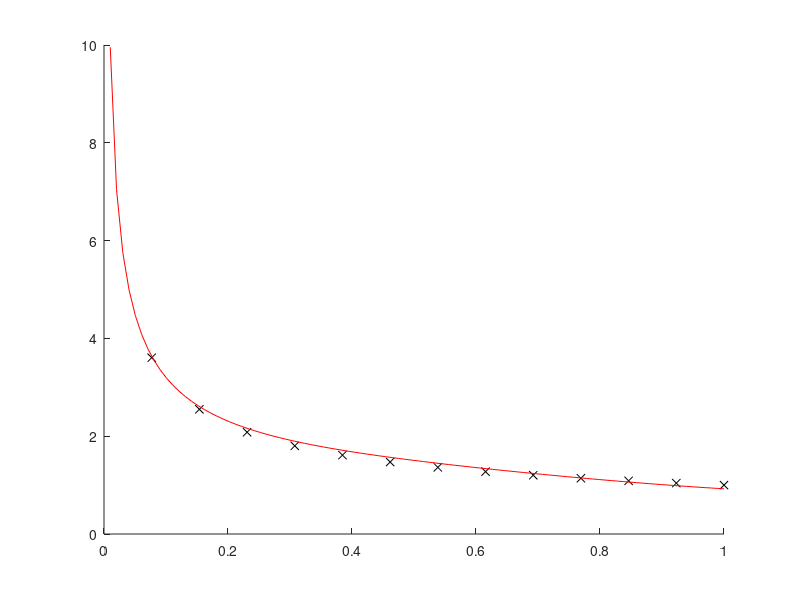

Source code (MATLAB): (Note: this script raises an error after producing the figure.)
function patchAbsolute(x,y,varargin)
%% No-Input Example
if nargin == 0 
    close all ; 
    if exist('figGen','file') , [~,~] = figGen ; else , figure ; axes ; hold all ; end
    plot(linspace(0,1,14),linspace(0,1,14).^-0.5,'Color','k','LineStyle','none','Marker','x') ; plot(linspace(0,1),linspace(0,1).^-0.5+.1*sin(4*linspace(0,1)),'r') ; 
    x = 4*[0.0418338000000000	0.00515620000000000	0.00515620000000000	0	0	0.00889000000000000	0.00889000000000000	0.0241300000000000	0.0241300000000000	0.0469900000000000	0.0469900000000000	0.0428752000000000	0.0802132000000000	0.0795782000000000	0.0425450000000000	0.0425450000000000	0.0386842000000000	0.0315976000000000	0.00995680000000000	0.00541020000000000	0.0427482000000000	0.0418338000000000] ; 
    y = 4*[0	-0.0470408000000000	-0.0377952000000000	-0.0377952000000000	-0.0494792000000000	-0.0494792000000000	-0.0504952000000000	-0.0504952000000000	-0.0507492000000000	-0.0507492000000000	-0.0458724000000000	-0.0477774000000000	0	0	-0.0473456000000000	-0.0423672000000000	-0.0423672000000000	-0.0456692000000000	-0.0456692000000000	-0.0477774000000000	0	0] ; 
end

%% Optional Inputs
p = inputParser() ; 
% Plotting
addParameter(p,'Scale',1) ; 
addParameter(p,'Corner','tr') ; 
addParameter(p,'ax',gca()) ; 
addParameter(p,'fg',gcf()) ; 
addParameter(p,'Free',false) ; 
addParameter(p,'Equal',true) ; 
addParameter(p,'Padded',true) ; 
addParameter(p,'Padding',0.02) ; 
addParameter(p,'Debug',false) ; 
% Colours
addParameter(p,'Color',[1,1,1]*0) ; 
addParameter(p,'EdgeColor',[]) ; 
addParameter(p,'Alpha',1) ; 
addParameter(p,'LineStyle','none') ; 
addParameter(p,'LineWidth',2) ; 
% Parse
parse(p,varargin{:}) ; 
% Plotting
scaleFactor = p.Results.Scale ; x = x*scaleFactor ; y = y*scaleFactor ; x = x-min(x) ; y = y-min(y) ; 
cornerCase = p.Results.Corner ; 
ax = p.Results.ax ; 
fg = p.Results.fg ; 
freeBool = p.Results.Free ; if length(freeBool)>1 , freeLoc = freeBool ; freeBool = true ; else , if freeBool , warning("What?") ; end , end
equalBool = p.Results.Equal ; 
paddedBool = p.Results.Padded ; 
padding = p.Results.Padding ; 
debugBool = p.Results.Debug ; 
% Colours
faceColor = p.Results.Color ; 
edgeColor = p.Results.EdgeColor ; if isempty(edgeColor) , edgeColor = faceColor ; end
faceAlpha = p.Results.Alpha ; 
lineStyle = p.Results.LineStyle ; 
lineWidth = p.Results.LineWidth ; 

%% Equal Axes
if equalBool
    y = y*(fg.Position(3)/fg.Position(4)) ; 
    xpadding = padding ; ypadding = padding*(fg.Position(3)/fg.Position(4)) ; 
else
    xpadding = padding ; ypadding = padding ; 
end

%% Fake Axes
axFake = axes('Position',ax.Position,'XAxisLocation','bottom','YAxisLocation','right','Color','none','Parent',fg) ; 
axFake.Interactions = [] ; 
% Location
if freeBool
    X1 = freeLoc(1) ; 
    X2 = freeLoc(1)+freeLoc(3) ; 
    Y1 = freeLoc(2) ; 
    Y2 = freeLoc(2)+freeLoc(4) ; 
else
    switch cornerCase
        case "tl"
            X1 = ax.Position(1) ; 
            X2 = ax.Position(1)+max(x) ; 
            Y1 = ax.Position(2)+ax.Position(4)-max(y) ; 
            Y2 = ax.Position(2)+ax.Position(4) ; 
            if paddedBool , X1=X1+xpadding ; X2=X2+xpadding ; Y1=Y1-ypadding ; Y2=Y2-ypadding ; end
        case "tr"
            X1 = ax.Position(1)+ax.Position(3)-max(x) ; 
            X2 = ax.Position(1)+ax.Position(3) ; 
            Y1 = ax.Position(2)+ax.Position(4)-max(y) ; 
            Y2 = ax.Position(2)+ax.Position(4) ; 
            if paddedBool , X1=X1-xpadding ; X2=X2-xpadding ; Y1=Y1-ypadding ; Y2=Y2-ypadding ; end
        case "bl"
            X1 = ax.Position(1) ; 
            X2 = ax.Position(1)+max(x) ; 
            Y1 = ax.Position(2) ; 
            Y2 = ax.Position(2)+max(y) ; 
            if paddedBool , X1=X1+xpadding ; X2=X2+xpadding ; Y1=Y1+ypadding ; Y2=Y2+ypadding ; end
        case "br"
            X1 = ax.Position(1)+ax.Position(3)-max(x) ; 
            X2 = ax.Position(1)+ax.Position(3) ; 
            Y1 = ax.Position(2) ; 
            Y2 = ax.Position(2)+max(y) ; 
            if paddedBool , X1=X1-xpadding ; X2=X2-xpadding ; Y1=Y1+ypadding ; Y2=Y2+ypadding ; end
    end
end

axFake.Position = [X1,Y1,X2-X1,Y2-Y1] ; 
axFake.XGrid = 1 ; axFake.YGrid = 1 ; 
axFake.XLim = [min(x),max(x)] ; axFake.YLim = [min(y),max(y)] ; 

%% Patch
patchOut = patch(axFake,x,y,faceColor,'LineStyle',lineStyle,'LineWidth',lineWidth,'EdgeColor',edgeColor) ; 
patchOut.FaceAlpha = faceAlpha ; 

%% Output Handling
if ~debugBool
    axFake.Visible = 0 ; 
    set(gcf,'CurrentAxes',ax) ; 
end
end